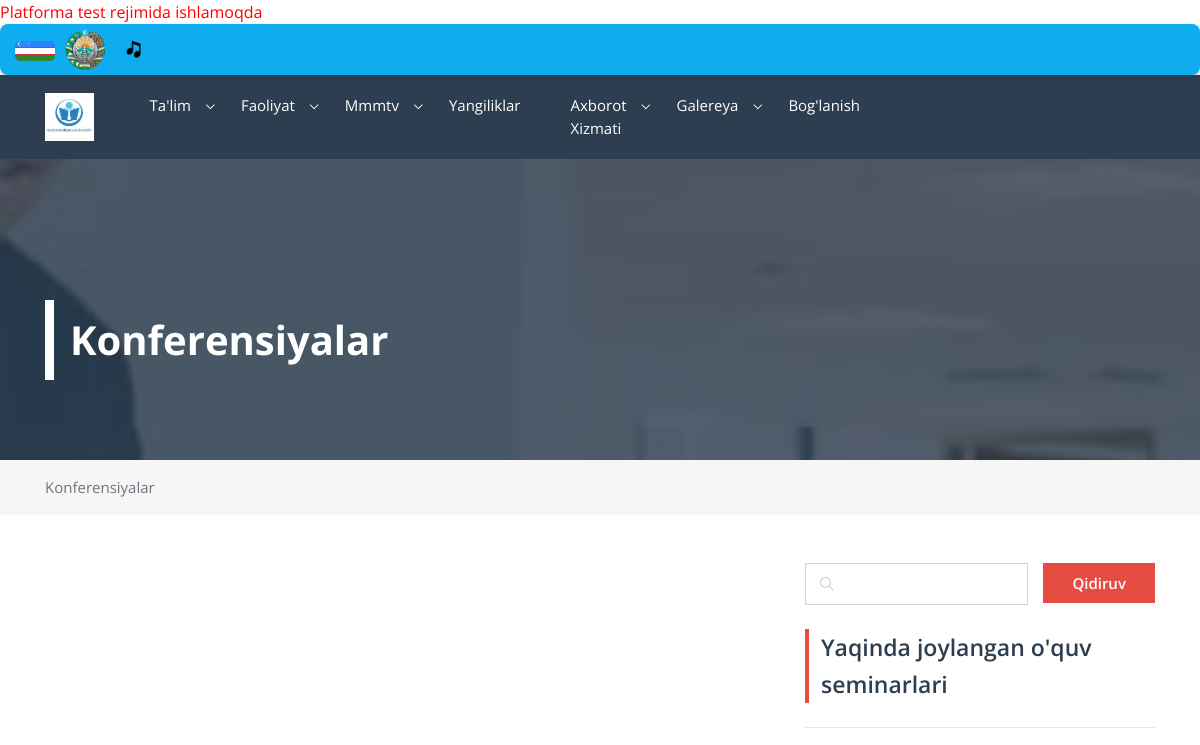
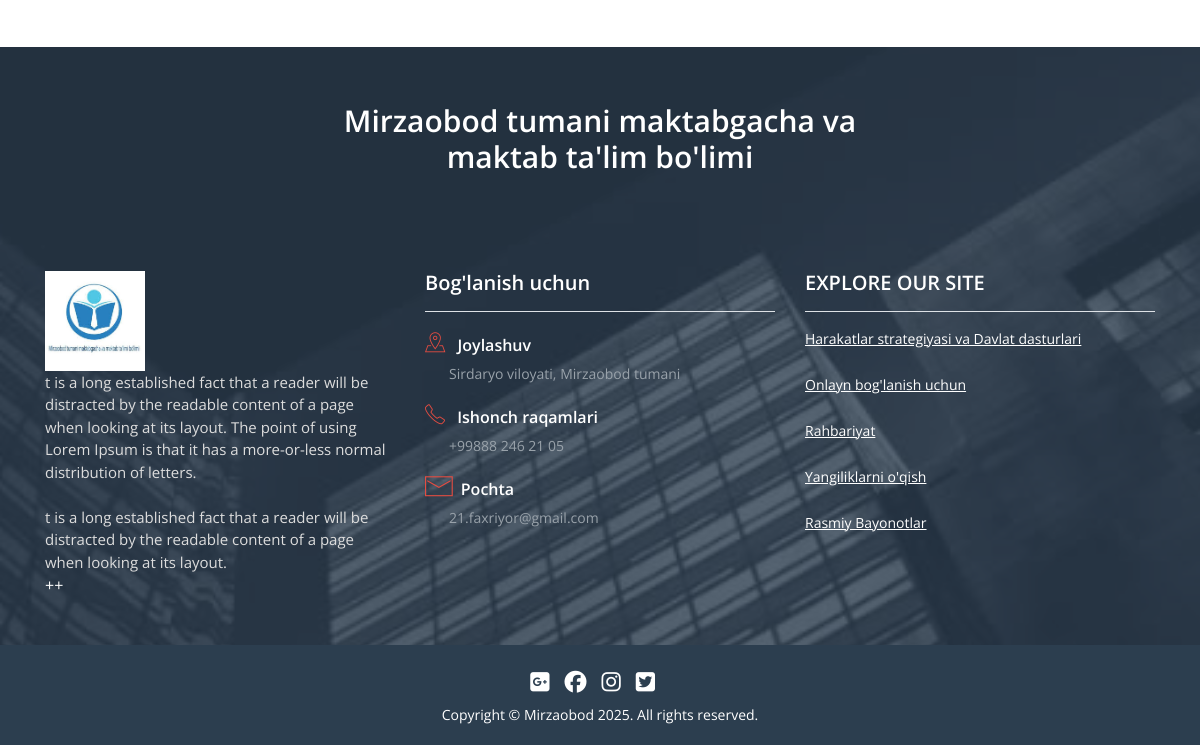
/konfirensiyalar/, run on an earlier commit of the app's database (2 pictures, top to bottom).
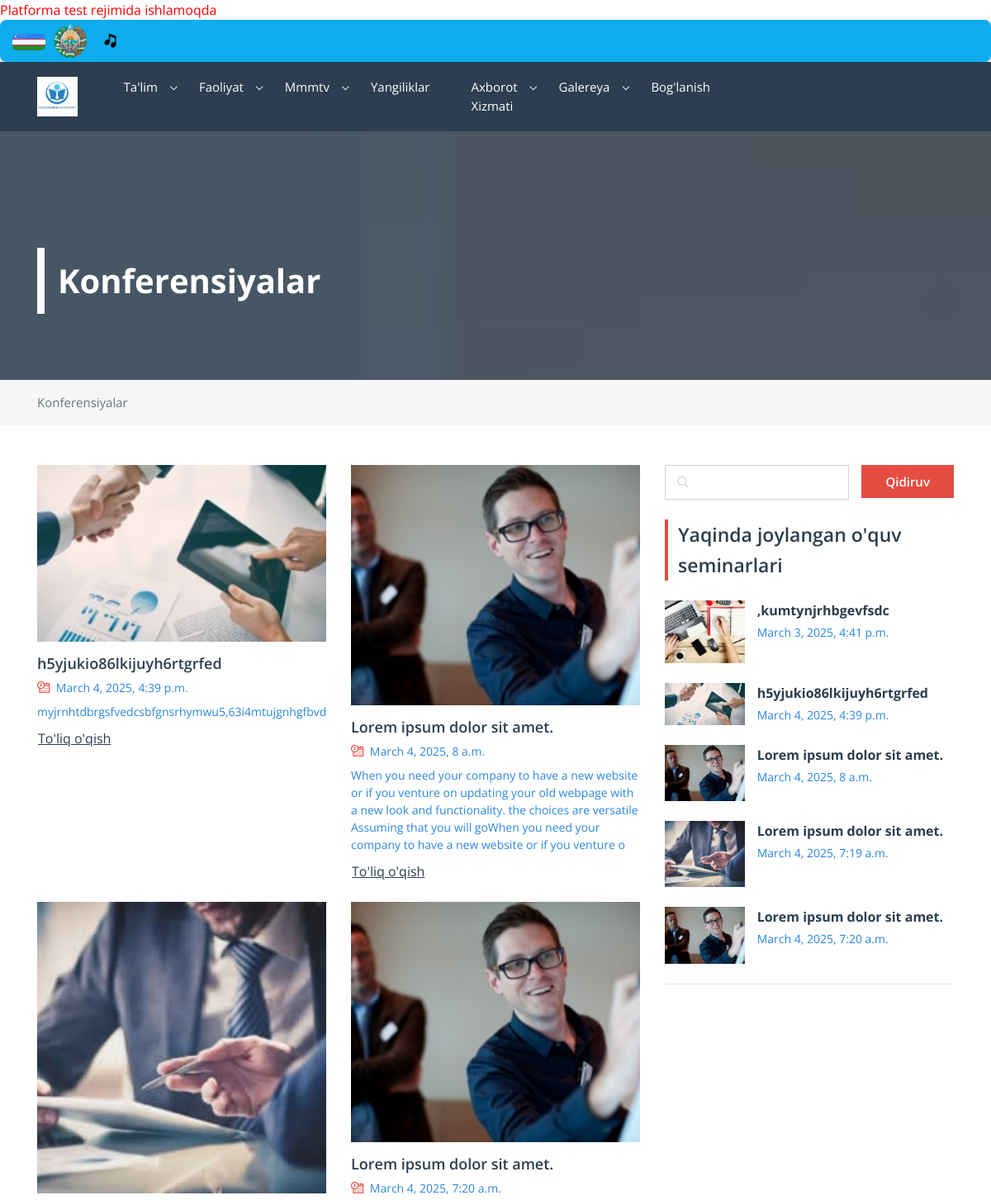
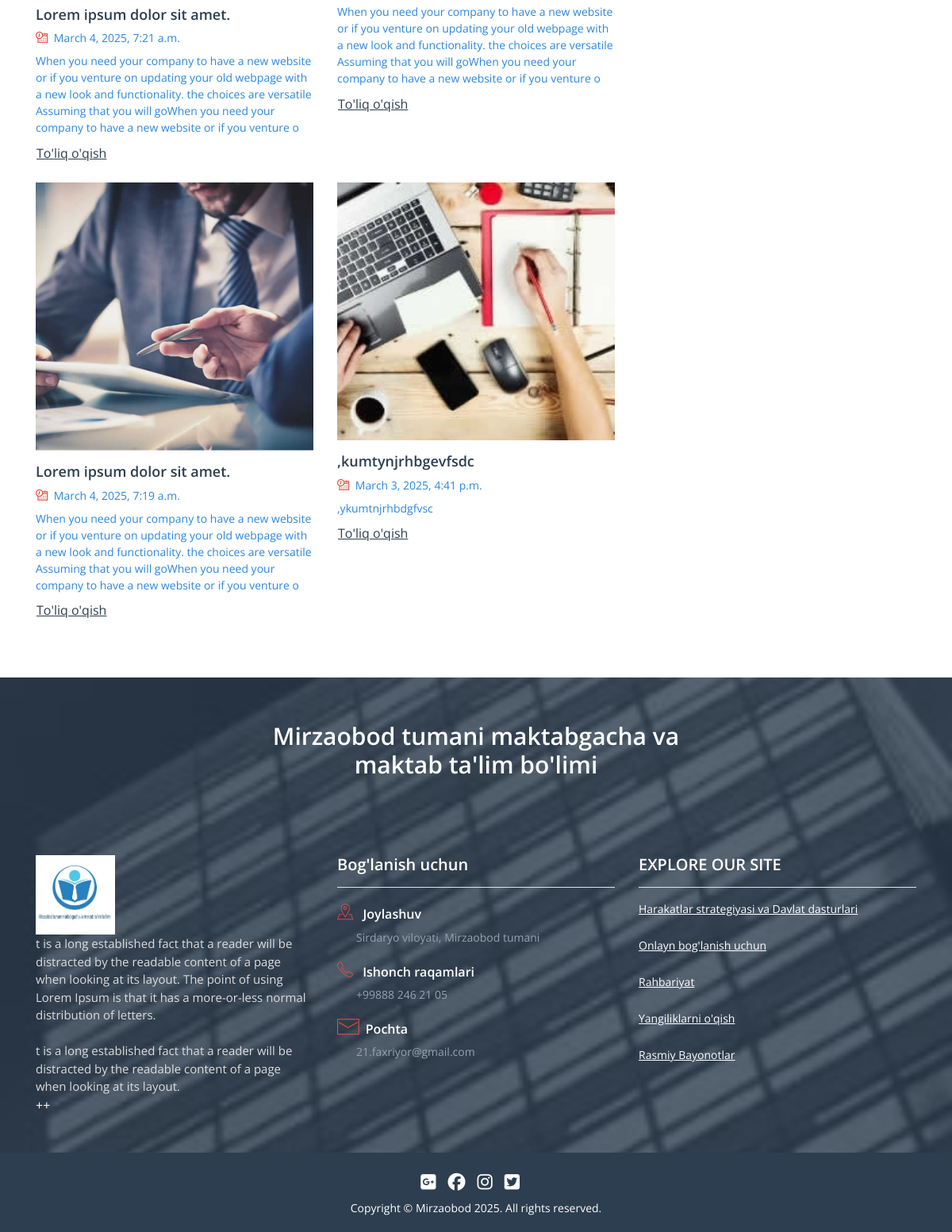
And on a later commit of the database (2 pictures, top to bottom).
### Asosiy/models.py (models this page shows, shortened)
class Konfirensiya(models.Model):
    nomi = models.CharField(max_length=100)
    image = models.ImageField(upload_to='konfirensiya_images/')
    slug = models.SlugField(max_length=150,unique=True)
    boshlanish_sanasi = models.DateTimeField(default=timezone.now)
    body = models.TextField()
    body_small = models.CharField(max_length=250,)
    active = models.BooleanField(default=True)
    publish_time = models.DateTimeField(auto_now_add=True)
    def get_absolute_url(self):
        return reverse("konfirensiya", kwargs={"slug": self.slug})
    class Meta:
        ordering = ['-boshlanish_sanasi']
        verbose_name_plural = "Konfirensiyalar"
        verbose_name = "Konfirensiya"

### Asosiy/views.py (the view)
# urls.py: path('konfirensiyalar/', KonfirensiyalarView.as_view(), name='konfirensiyalar'),
class KonfirensiyalarView(ListView):
    model = Konfirensiya
    template_name = 'blog/blog-konfirensiyalar.html'
    def get_context_data(self, **kwargs):
        context = super(KonfirensiyalarView, self).get_context_data(**kwargs)
        context['konfirensiyalar'] = Konfirensiya.objects.all().filter(active=True)
        context['oxirgi_postlar'] = Konfirensiya.objects.all().filter(active=True).order_by('-publish_time')[:5]
        return context

### templates/blog/blog-konfirensiyalar.html (shortened to what the changed rows need)
{% extends 'base.html' %}
{% load static %}
{% block content %}
    <div class="fables-header fables-after-overlay bg-rules">
        <div class="container">
            <h2 class="fables-page-title fables-second-border-color wow fadeInLeft" data-wow-duration="1.5s">
                Konferensiyalar</h2>
        </div>
    </div>
    <div class="container">
        <div class="row my-4 my-lg-5">
            <div class="col-12 col-lg-8">
                <div class="row">
                    {% for konfirensiya in konfirensiyalar %}
                    <div class="col-12 col-sm-6 mb-4 wow fadeIn" data-wow-delay=".3s">
                        <div class="image-container translate-effect-right">
                            <a href="{{ konfirensiya.get_absolute_url }}"><img src="{{ konfirensiya.image.url }}"
                                                                     alt="alt image text"></a>
                        </div>
                        <h2 class="mt-3 mb-2 font-18 semi-font"><a href="{{ konfirensiya.get_absolute_url }}"
                                                                   class="fables-main-text-color fables-second-hover-color">
                            {{ konfirensiya.nomi }}</a></h2>
                        <div class="fables-forth-text-color font-14 mb-2">
                            <span class="fables-icondata fables-second-text-color mr-1"></span>
                            <span class="mr-3">{{konfirensiya.boshlanish_sanasi}}</span>
                        </div>
                        <p class="fables-forth-text-color font-14 mb-2">
                            {{ konfirensiya.body_small }}
                        </p>
                        <a href="{{ konfirensiya.get_absolute_url }}"
                           class="btn btn-link fables-main-text-color fables-second-hover-color fables-cat-blog-btn ">To'liq
                            o'qish</a>
                    </div>
                    {% endfor %}
                </div>
            </div>
            <div class="col-12 col-lg-4">
                <div class="mt-4">
                    <h2 class="position-relative font-23 semi-font fables-blog-category-head fables-main-text-color fables-second-before pl-3 mb-4">
                        Yaqinda joylangan o'quv seminarlari</h2>
                    {% for post in oxirgi_postlar %}
                    <div class="row mb-4">
                        <div class="col-4">
                            <a href="{{post.get_absolute_url}}"><img src="{{ post.image.url }}" alt="" class="img-fluid"></a>
                        </div>
                        <div class="col-8 pl-0">
                            <a href="{{post.get_absolute_url}}"
                               class="fables-main-text-color bold-font fables-second-hover-color blog-smaller-head">{{ post.nomi }}</a>
                            <p class="fables-forth-text-color fables-blog-date-cat font-14 mt-1">{{ post.boshlanish_sanasi }}</p>
                        </div>
                    </div>
                    {% endfor %}
                </div>
            </div>
        </div>
    </div>
{% endblock content %}

What changed in the data, as far as the page shows it:
added Konfirensiya: image (picture), nomi "h5yjukio86lkijuyh6rtgrfed", boshlanish_sanasi "March 4, 2025, 4:39 p.m.", body_small "myjrnhtdbrgsfvedcsbfgnsrhymwu5,63i4mtujgnhgfbvd"
added Konfirensiya: image (picture), nomi "Lorem ipsum dolor sit amet.", boshlanish_sanasi "March 4, 2025, 8 a.m.", body_small "When you need your company to have a new website or if you venture on updating your old webpage with a new look and functionality. the choices are versatile Assuming that you will goWhen you need your company to have a new website or if you venture o"
added Konfirensiya: image (picture), nomi "Lorem ipsum dolor sit amet.", boshlanish_sanasi "March 4, 2025, 7:21 a.m.", body_small "When you need your company to have a new website or if you venture on updating your old webpage with a new look and functionality. the choices are versatile Assuming that you will goWhen you need your company to have a new website or if you venture o", shown under "Konferensiyalar"
added Konfirensiya: image (picture), nomi "Lorem ipsum dolor sit amet.", boshlanish_sanasi "March 4, 2025, 7:20 a.m.", body_small "When you need your company to have a new website or if you venture on updating your old webpage with a new look and functionality. the choices are versatile Assuming that you will goWhen you need your company to have a new website or if you venture o"
added Konfirensiya: image (picture), nomi "Lorem ipsum dolor sit amet.", boshlanish_sanasi "March 4, 2025, 7:19 a.m.", body_small "When you need your company to have a new website or if you venture on updating your old webpage with a new look and functionality. the choices are versatile Assuming that you will goWhen you need your company to have a new website or if you venture o"
added Konfirensiya: image (picture), nomi ",kumtynjrhbgevfsdc", boshlanish_sanasi "March 3, 2025, 4:41 p.m.", body_small ",ykumtnjrhbdgfvsc"
